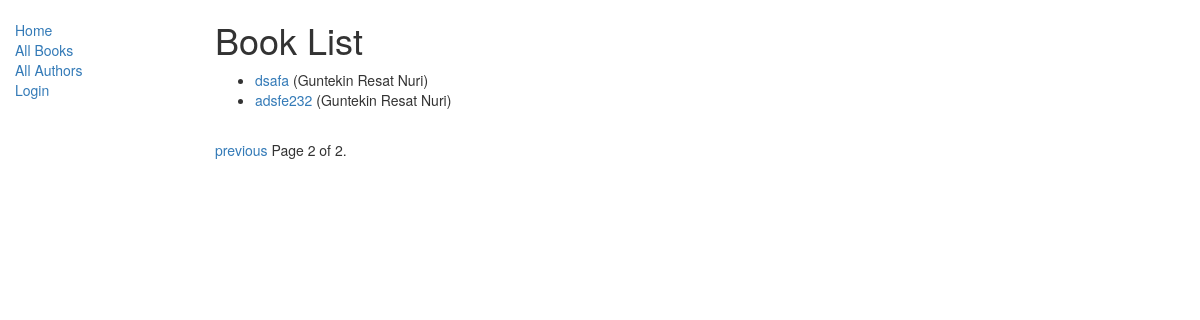
The app's page /catalog/books/?page=2 with its own data.
### catalog/models.py (models this page shows, shortened)
class Book(models.Model):
	title = models.CharField(max_length=200)
	author = models.ForeignKey('Author', on_delete = models.SET_NULL, null = True)
	summary = models.TextField(max_length=1000, help_text='Enter a brief description of the book')
	isbn = models.CharField('ISBN', max_length=13, help_text='13 Character <a href = "https://www.isbn-international.org/content/what-isbn">ISBN number</a>')
	genre = models.ManyToManyField(Genre, help_text='Select a genre for this book')
	language = models.ForeignKey('Language', on_delete = models.SET_NULL, null=True)
	def display_genre(self):
		'''
		Creates a string for the Genre. This is required to diplay genre in Admin.
		'''
		return ' | '.join([genre.name for genre in self.genre.all()[:3] ])
	display_genre.short_description = 'Genre'
	def get_absolute_url(self):
		return reverse('book-detail', args=[str(self.id)])

class Author(models.Model):
	first_name = models.CharField(max_length=100)
	last_name = models.CharField(max_length=100)
	date_of_birth = models.DateField(null=True, blank=True)
	date_of_death = models.DateField('Died', null=True, blank=True)
	class Meta:
		ordering = ['last_name', 'first_name']
	def __str__(self):
		return '{0} {1}'.format(self.last_name, self.first_name)

### catalog/views.py (the view)
# urls.py: path('books/', views.BookListView.as_view(), name ='books'),
class BookListView(generic.ListView):
	model = Book
	paginate_by = 10

### catalog/templates/catalog/book_list.html
{% extends 'base_generic.html' %}
{% block content %}
	<h1>Book List</h1>
	{% if book_list %}
	<ul>
		{% for book in book_list %}
		<li>
			<a href="{{ book.get_absolute_url }}">{{ book.title }}</a> ({{book.author}})
		</li>
		{% endfor %}
	</ul>
	{% else %}
		<p>There are no books in the library.</p>
	{% endif %}
{% endblock %}

### records on screen
Book: title "dsafa", author "Guntekin Resat Nuri"
Book: title "adsfe232", author "Guntekin Resat Nuri"

### other values on screen
{{ page_obj.number }} "2"
{{ page_obj.paginator.num_pages }} "2"
